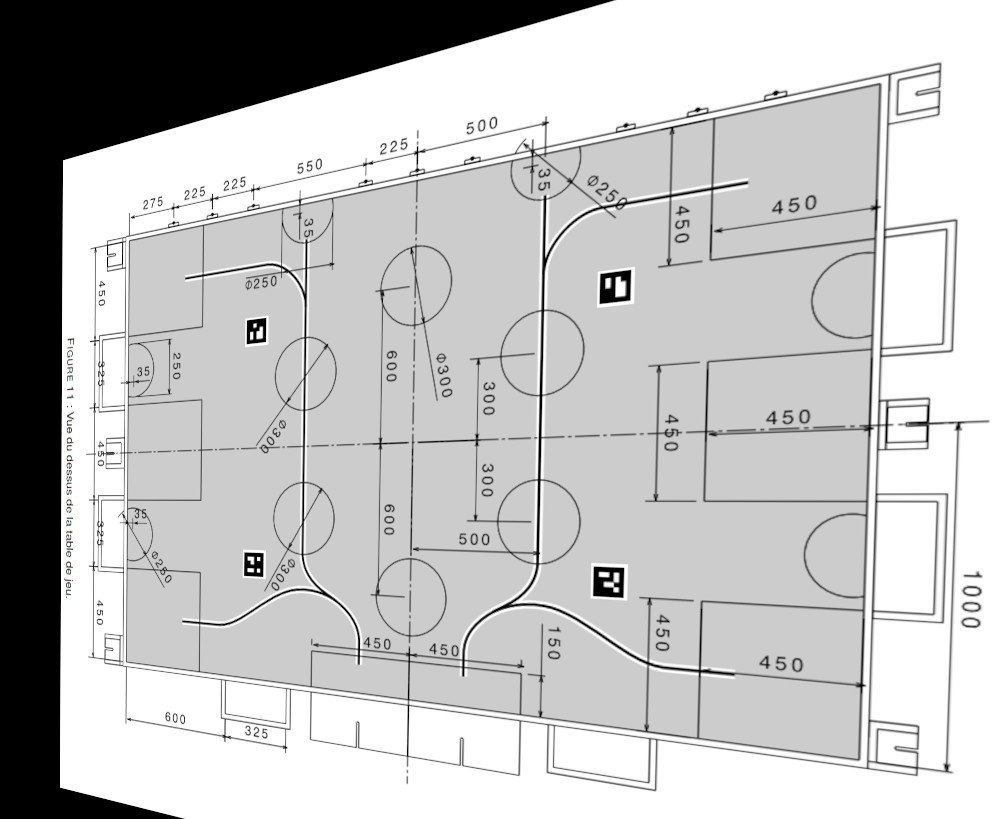
#> input picture img_examples/imgboard.jpg, 996 x 819 px, given in place of the camera
$ python test.py
#> lines starting #> are read from the running program, lines starting #| are printed output that depends on the picture; after the words box and inside, x2 and y2 are one past the last pixel; in counts of white or black regions, pixels touching at a corner belong together
### robotpos_calc.py
"""Determines the position of a robot on the board from a flattened image of the board."""

from pathlib import Path
import numpy as np
import yaml
import cv2
import time
import logging

from utils import flattenimg as flt, tagDetector as tagd, reset, make_detector
import plant_detection as pld

# Logger
logging.basicConfig(level = logging.INFO)
logger = logging.getLogger(__name__)
with open(str(Path(__file__).parent / "config" / "board.yaml"), "r") as f :
    config = yaml.safe_load(f)
    logger.setLevel(config["logger"])
    pts1 = np.float32(config["img"]["perspective"]["pts1"])
    pts2 = np.float32(config["img"]["perspective"]["pts2"])

# [33 lines left out: function get_rotation, not called in this run]

def calc_real_pos(flat_img : np.ndarray, pole_decal : int, pole_height : int, ar_height : int, id_range : list, detector : cv2.aruco.ArucoDetector = None) :
    """Calculates the real position of the robot from the flattened image, according to the position of the pole
    params :
        flat_img : the flattened image
        pole_decal : the distance between the pole and the center of the board : negative value -> left, positive value -> right
        pole_height : the height of the pole
        ar_height : the height of the aruco
        id_range : the range of the aruco id to detect
        detector : the aruco detector
    """

    #Load the image and the arucos
    img_height = len(flat_img) // 2
    img_width = len(flat_img[0]) // 2
    corners, ids, _ = tagd.recognize_arucos(flat_img, False, detector)

    if ids is None :
        logger.error("No aruco found while calculating the position")
        return -1, -1

    #Process the position of the aruco
    for i in range(len(ids)) :
        if ids[i][0] in id_range :
            x = (corners[i][0][0][0] + corners[i][0][1][0] + corners[i][0][2][0] + corners[i][0][3][0]) / 4
            y = (corners[i][0][0][1] + corners[i][0][1][1] + corners[i][0][2][1] + corners[i][0][3][1]) / 4

            #Conversion from pixels to meters
            x = 300 * (x - img_width / 2) / img_width
            y = 200 * (y - img_height / 2) / img_height

            #Calculate the distance from the aruco
            pos_camera = 150 + pole_decal
            dist_x = abs(x - pos_camera)

            #Invert y axis
            y = 200 - y

            #Angles
            alphax = np.arctan(dist_x / pole_height)
            alphay = np.arctan(y / pole_height)

            #Real position
            lx = (pole_height - ar_height) * np.tan(alphax)
            ly = (pole_height - ar_height) * np.tan(alphay)
            posx = 150+lx if x > pos_camera else 150-lx

            return posx, ly

    logger.error("Aruco in range {} not found while calculating the position".format(id_range))
    return -1, -1

def calc_real_pos_and_rot(img : np.ndarray, id_range : list, pole_decal : int, pole_height : int, ar_height : int, detector : cv2.aruco.ArucoDetector = None, reset = False, show = False) :
    """Calculates the real position of the robot from the camera.

    Args:
        img (np.ndarray): The image taken by the camera
        id_range (list): The range id of the robot's aruco
        cam (cv2.VideoCapture): The camera
        config (dict): The config dictionary
        detector (cv2.aruco.ArucoDetector, optional): The aruco detector. Defaults to None, but should be set for better performance.
        reset (bool, optional): If True, resets the perspective. Defaults to False.

    Returns:
        tuple: the x, y and alpha values of the robot
    """
    global pts1, pts2

    unwarped_img = flt.unwarp_img(img, detector, (pts1, pts2), False)

    plant_list = pld.calc_real_pos(unwarped_img, pole_decal, pole_height, 5)
    logger.info("Plants : {}".format(plant_list))

    # Get the position of the robot
    x, y = calc_real_pos(unwarped_img, pole_decal, pole_height, ar_height, id_range, detector)

    if x == -1 and y == -1 : #failed to detect the aruco
        return -1, -1, -1

    # Get the rotation of the robot
    alpha = get_rotation(unwarped_img, id_range, detector)

    logger.info("Position : {}, {}, Rotation : {}".format(x, y, alpha * 180 / np.pi))

    if show :
        tagd.show_real_pos_img(unwarped_img, x, y, alpha)

    if reset :
        try :
            pts1, pts2 = flt.calc_perspective(img, detector)
            logger.info("Perspective reset")
        except Exception as e :
            logger.error("Error while resetting the perspective : ", e)
    return x, y, alpha

def main(robot_color = 0) :
    """The main function of the module, calculates the real position of the robot from the flattened image of the board.
    Do not forget to modify the config file for the robot's aruco id and the pole's position
    Args:
        robot_color (int, optional): The color of the robot. Defaults to 0. 0 for blue, 1 for yellow.
    """
#> called with robot_color = False
    reset.reset_perspective()
    logger.info("Starting")

    # Load config file
    config = yaml.safe_load(open(str(Path(__file__).parent / "config" / "board.yaml")))
    id_range_start = config["robots"]["blue_id_range"][0] if robot_color == 0 else config["robots"]["yellow_id_range"][0]
    id_range_end = config["robots"]["blue_id_range"][1] if robot_color == 0 else config["robots"]["yellow_id_range"][1]
    id_range = range(id_range_start, id_range_end + 1)
    delay_reset = config["delay_reset"]
    ar_height = config["robots"]["blue_ar_height"] if robot_color == 0 else config["robots"]["yellow_ar_height"]
    pole_decal = config["pole"]["decal"]
    pole_height = config["pole"]["height"]
    cam_id = config["cam_id"]
    display = True if config["display"] == 1 else False

    detector = make_detector.make_detector()
    time_exec = time.time()

    cam = cv2.VideoCapture(cam_id)
    x, y, alpha = (0, 0, 0)
    last_reset = time.time()

    while True :
        rst, img = cam.read()
#> img is the input picture: shape (819, 996, 3); mean B, G, R 192, 192, 192

        # If the camera is working
        if rst :
            if time.time() - last_reset > delay_reset :
                edges = flt.edgeArucoDetection(img, detector)
                if edges is not None :
                    result = calc_real_pos_and_rot(img, id_range, pole_decal, pole_height, ar_height, detector, True, display)
                    last_reset = time.time()
                else : # failed to detect edges
                    result = calc_real_pos_and_rot(img, id_range, pole_decal, pole_height, ar_height, detector, False, display)
            else :
                result = calc_real_pos_and_rot(img, id_range, pole_decal, pole_height, ar_height, detector, False, display)

            if result is not None :
                x, y, alpha = result
        else :
            logger.error("Error while reading the camera")
        logger.debug("Execution time : {}".format(time.time() - time_exec))
        time_exec = time.time()


# [2 lines that do not run on import are left out]

### utils/flattenimg.py
"""Terrain preview from the camera POV
 _____________________
|                     |
|     13       12     |
|                     |
|     11       10     |
|_____________________|

"""


import cv2
from pathlib import Path
import numpy as np
import yaml
import logging

from utils import tagDetector as tagd

# Logger
logging.basicConfig(level = logging.INFO)
logger = logging.getLogger(__name__)
with open(str(Path(__file__).parent.parent / "config" / "board.yaml"), "r") as f :
    config = yaml.safe_load(f)
    logger.setLevel(config["logger"])


def edgeArucoDetection(img : np.ndarray, detector : cv2.aruco.ArucoDetector = None) :
    """Detects the aruco at the 4 edges of the image (id 10-13). Returns their position and the size difference between the front and back aruco

    Args:
        img (str): Path to the image to process

    Returns:
        list[list[int]]: List of the 4 arucos' positions
    """

    #Detect arucos
    corners, ids, _ = tagd.recognize_arucos(img, False, detector)
    arPos : list[list[int]] = [[0, 0], [0, 0], [0, 0], [0, 0]]
    nb_ar = 0

    if ids is None :
        logger.error("No aruco found while getting the edges")
        return None

    #Process the pos of the arucos
    for i in range(len(ids)) :
        if ids[i][0] < 20 or ids[i][0] > 23 :
            continue
        nb_ar += 1
        x = (corners[i][0][0][0] + corners[i][0][1][0] + corners[i][0][2][0] + corners[i][0][3][0]) / 4
        y = (corners[i][0][0][1] + corners[i][0][1][1] + corners[i][0][2][1] + corners[i][0][3][1]) / 4

        arPos[ids[i][0] - 20] = [x, y]

    if nb_ar != 4 :
        logger.error("Not all arucos found while getting the edges")
        return None
    return arPos

# [40 lines left out: function calc_perspective, not called in this run]

def unwarp_img(img : np.ndarray, detector : cv2.aruco.ArucoDetector = None, perspective : tuple  = None, wimg : bool = False) :
    """Unwarps the image using the perspective transformation

    Args:
        img (np.ndarray): Image to process
        detector (cv2.aruco.ArucoDetector, optional): Aruco detector to use. Defaults to None.
        wimg (bool, optional): Whether to write the image to the disk. Defaults to False.

    Returns:
        np.ndarray: The unwarped image
    """
#> called with wimg = False

    #load image
    img_height = len(img)
#> img_height = 819
    img_width = int(img_height * 3/2)
#> img_width = 1228

    #Load config file
    if perspective is None :
        config = yaml.safe_load(open(str(Path(__file__).parent.parent / "config" / "board.yaml")))

        #Get perspective transformation
        pts1 = np.float32(config["img"]["perspective"]["pts1"])
        pts2 = np.float32(config["img"]["perspective"]["pts2"])

    else :
        pts1, pts2 = perspective
#> pts1 = [[1322.2, 381], [789, 374.5], [1451.8, 716], [742.2, 717.2]]; pts2 = [[1225.8, 270], [394.2, 270], [1225.8, 810], [394.2, 810]]

    if np.array_equal(pts1, np.zeros((4, 2))) :
        pts1, pts2 = calc_perspective(img, detector)

    #Apply perspective transformation.
    #We are doubling the image's size in case the arucos are outside the board, instead of cropping only the board

    #Translation to the center of the new image
    tx = (img_width *  2 - img_width) /  2
#> tx = 614
    ty = (img_height *  2 - img_height) /  2
#> ty = 409.5
    translation = np.float32([[1, 0, tx], [0, 1, ty], [0, 0, 1]])
#> translation = [[1, 0, 614], [0, 1, 409.5], [0, 0, 1]]
    M = cv2.getPerspectiveTransform(pts1, pts2)
#> M = [[2.23, 0.879, -1500.8], [-0.059, 3.51, -867.1], [-7.8e-05, 0.00145, 1]]
    M = np.dot(translation, M)
#> M = [[2.18, 1.77, -886.8], [-0.091, 4.1, -457.6], [-7.8e-05, 0.00145, 1]]

    #Apply transformation and save the image
    dst = cv2.warpPerspective(img, M, (img_width*2, img_height*2))
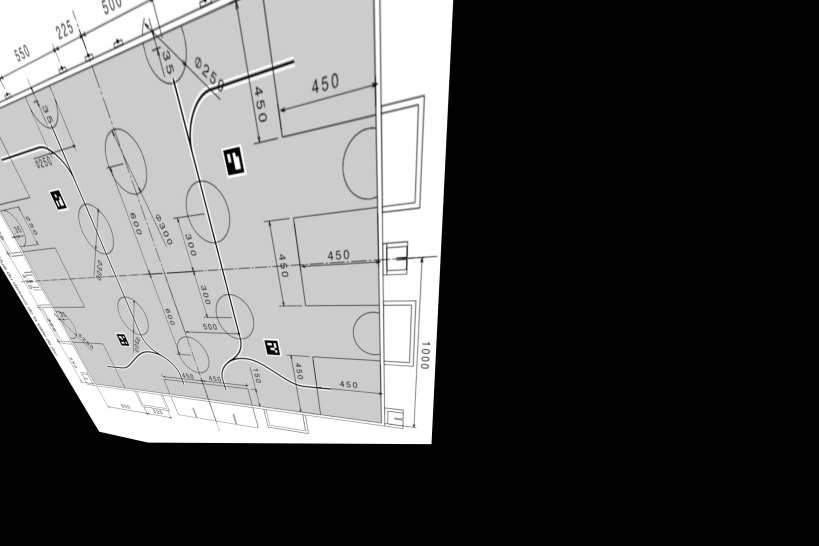
#> dst: shape (1638, 2456, 3) (shown at 1/3 size); mean B, G, R 87.8, 87.8, 87.8

    if wimg:
        cv2.imwrite(str(Path(__file__).parent.parent / "img" / "unwarped_img.jpg"), dst)

    return dst

### plant_detection.py
import cv2
import numpy as np

LOWER_GREEN = (0, 100, 0)
UPPER_GREEN = (100, 255, 100)
ZONES_TO_AVOID = [(100, 0, 200, 20),
                  (52, 0, 100, 15),
                  (200, 0, 248, 15),
                  (0, 116, 12, 165),
                  (0, 40, 12, 88),
                  (288, 116, 300, 165),
                  (288, 40, 300, 88),
                  (138, 80, 162, 98)
                  ]

# [21 lines left out: functions convert_coords, is_in_zone, not called in this run]


def find_plants(flat_img : np.ndarray) :
    """
    Find the plants in the image
    Args:
        flat_img (np.ndarray): the flattened image
    Returns:
        list: a list of the plants' coordinates
    """

    # Crop the image to keep the board only (len/4 to len*3/4)
    flat_img = flat_img[flat_img.shape[0]//5:flat_img.shape[0]*3//4, flat_img.shape[1]//4:flat_img.shape[1]*3//4]
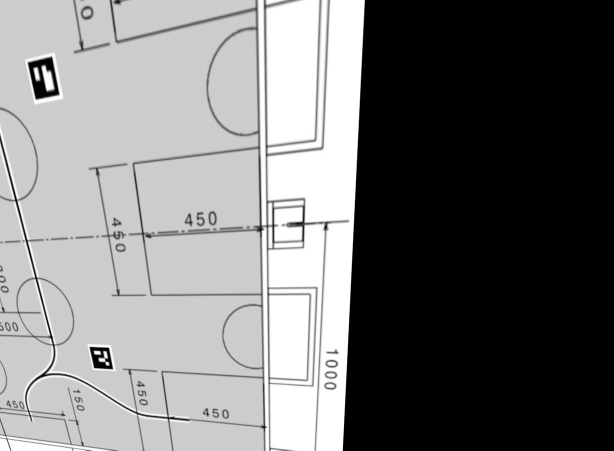
#> flat_img: shape (901, 1228, 3) (shown at 1/2 size); min 0, max 255, mean 120
    plant_list = []

    # Detect green color in the image
    mask = cv2.inRange(flat_img, LOWER_GREEN, UPPER_GREEN)
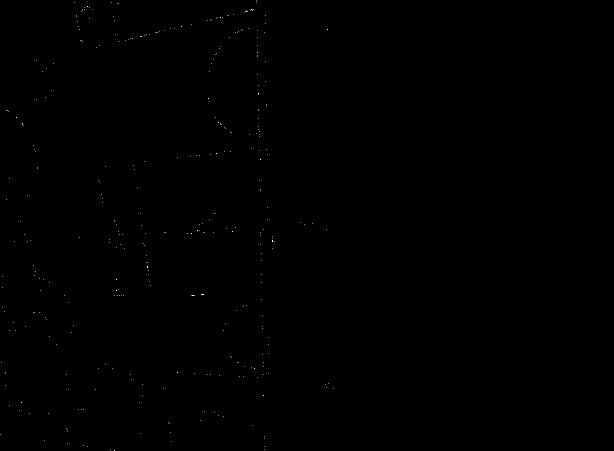
#> mask: shape (901, 1228) (shown at 1/2 size); 0.04% white in thin lines or dots, all inside (x1, y1, x2, y2) = (1, 0, 668, 901)
    # Apply a Gaussian blur to the mask to reduce noise
    blurred = cv2.GaussianBlur(mask, (5, 5), 0)
    # Apply a threshold to the blurred image
    _, thresh = cv2.threshold(blurred, 60, 255, cv2.THRESH_BINARY)
#> thresh: shape (901, 1228); 0.01% white in thin lines or dots, all inside (x1, y1, x2, y2) = (14, 19, 547, 592)
    # Find contours in the thresholded image
    contours, _ = cv2.findContours(thresh, cv2.RETR_EXTERNAL, cv2.CHAIN_APPROX_SIMPLE)
#> contours = 12 contours, all with area under 20
    # Draw the contours on the original image
    # Keep only the contours that are large enough
    min_area = 200
    large_contours = [cnt for cnt in contours if cv2.contourArea(cnt) > min_area]
#> large_contours = []

    # Draw on the middle of the contour
    for cnt in large_contours:
        M = cv2.moments(cnt)
        if M['m00'] != 0:
            cx = int(M['m10'] / M['m00'])
            cy = int(M['m01'] / M['m00'])
            cx, cy = convert_coords(cx, cy, flat_img.shape[1], flat_img.shape[0])
            if not is_in_zone(cx, cy):
                plant_list.append((cx, cy))
#> this loop made 0 passes
#> after the loop, plant_list = []
    return plant_list

def calc_real_pos(flat_img : np.ndarray, pole_decal : int, pole_height : int, plant_height : int):
    """Calculates the real position of the plants from the flattened image, according to the position of the pole
    params :
        flat_img : the flattened image
        pole_decal : the distance between the pole and the center of the board : negative value -> left, positive value -> right
        pole_height : the height of the pole
        plant_height : the height of the plants
    """

    real_pos = []

    plant_list = find_plants(flat_img)
#> plant_list = []

    #Process the position of the aruco
    for i in plant_list:
            x, y = i

            #Calculate the distance from the aruco
            pos_camera = 150 + pole_decal
            dist_x = abs(x - pos_camera)

            #Angles
            alphax = np.arctan(dist_x / pole_height)
            alphay = np.arctan(y / pole_height)

            #Real position
            lx = (pole_height - plant_height) * np.tan(alphax)
            ly = (pole_height - plant_height) * np.tan(alphay)
            posx = 150+lx if x > pos_camera else 150-lx

            real_pos.append((posx, ly))
#> after the loop, real_pos = []
#> in calc_real_pos, `img_height = len(flat_img) // 2`: img_height = 819
#> in calc_real_pos, `img_width = len(flat_img[0]) // 2`: img_width = 1228

    return real_pos

### utils/tagDetector.py
import cv2
from pathlib import Path
import numpy as np
import logging
import yaml

from . import make_detector

default_imgpath = Path(__file__).parent.parent / "img"

# Logger
logging.basicConfig(level = logging.INFO)
logger = logging.getLogger(__name__)
with open(str(Path(__file__).parent.parent / "config" / "board.yaml"), "r") as f :
    config = yaml.safe_load(f)
    logger.setLevel(config["logger"])

# RECOGNITION

def recognize_arucos(img, wimg = False, detector : cv2.aruco.ArucoDetector = None) :
    """Recognizes the arucos in the image and displays them if wimg is set to True

    Args:
        img (np.array): Image to process
        wimg (bool, optional): Whether to display the image with the arucos. Defaults to False.

    Returns:
        tuple: corners, ids, rejected, the detected arucos' corners, ids and rejected arucos
    """
#> called with wimg = False

    if detector is None :
        detector = make_detector.make_detector()

    (corners, ids, rejected) = detector.detectMarkers(img)
#> corners = ([[732, 516], [686, 525], [669, 453], [717, 440]], [[200, 623], [175, 628], [150, 576], [175, 570]], [[838, 1062], [804, 1062], [794, 1023], [830, 1023]], [[388, 1037], [365, 1036], [349, 1002], [372, 1003]]); ids = [22, 23, 20, 21]; rejected = 25 items
    print(ids)
#| [[22]
#|  [23]
#|  [20]
#|  [21]]
    logger.debug("Detected arucos : {}".format(ids))

    if wimg : #if display img
        try :
            img_copy = img.copy()
            # Draw the detected arucos
            for i in range(len(ids)) :
                x = (corners[i][0][0][0] + corners[i][0][1][0] + corners[i][0][2][0] + corners[i][0][3][0]) / 4
                y = (corners[i][0][0][1] + corners[i][0][1][1] + corners[i][0][2][1] + corners[i][0][3][1]) / 4
                cv2.drawMarker(img_copy, (int(x), int(y)), (0, 255, 0), cv2.MARKER_CROSS, 20, 2) # draw the center of the aruco
            # Draw the rejected arucos
            for i in range(len(rejected)) :
                x = (rejected[i][0][0][0] + rejected[i][0][1][0] + rejected[i][0][2][0] + rejected[i][0][3][0]) / 4
                y = (rejected[i][0][0][1] + rejected[i][0][1][1] + rejected[i][0][2][1] + rejected[i][0][3][1]) / 4
                cv2.drawMarker(img_copy, (int(x), int(y)), (0, 0, 255), cv2.MARKER_CROSS, 20, 2)
            cv2.imwrite(str(default_imgpath / "detected_arucos.jpg"), img_copy)
        except Exception as e :
            logger.error("Error while displaying the image with the arucos : {}".format(e))

    return corners, ids, rejected

# DISPLAY

# [25 lines left out: function show_real_pos_img, not called in this run]

### utils/make_detector.py
import cv2

def make_detector() :
    # Dictionary of the 100 first IDs
    arucoDict = cv2.aruco.getPredefinedDictionary(cv2.aruco.DICT_4X4_100)
    params = cv2.aruco.DetectorParameters()
    # Make detector more lenient
    params.detectInvertedMarker = True
    detector = cv2.aruco.ArucoDetector(arucoDict, params)

    return detector

### utils/reset.py
"""This file should be used to reset the config file to its default values"""
import yaml
from pathlib import Path

def reset_perspective() :
    """Resets the perspective transformation to its default values"""

    config = yaml.safe_load(open(str(Path(__file__).parent.parent / "config" / "board.yaml")))
    config["img"]["perspective"]["pts1"] = [[0, 0], [0, 0], [0, 0], [0, 0]]
    config["img"]["perspective"]["pts2"] = [[0, 0], [0, 0], [0, 0], [0, 0]]
    with open(str(Path(__file__).parent.parent / "config" / "board.yaml"), "w") as f :
        yaml.dump(config, f)
    return True

### test.py
import robotpos_calc as rpc, utils.reset as reset

if __name__ == "__main__" :
    #reset.reset_perspective()
    rpc.main(False)
#> in calc_real_pos, `corners, ids, _ = tagd.recognize_arucos(flat_img, False, detector)`: ids = [22, 23, 20, 21]
#> the loop in calc_real_pos, `for i in range(len(ids)) :` made 4 passes
#> in calc_real_pos_and_rot, `x, y = calc_real_pos(unwarped_img, pole_decal, pole_height, ar_height,..`: x = -1
#> in main, `result = calc_real_pos_and_rot(img, id_range, pole_decal, pole_height,..`: result = (-1, -1, -1)
#> in main, `x, y, alpha = result`: x = -1
